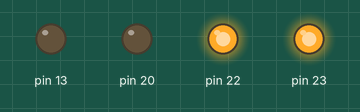
Bench run of a sketch on a simulated Arduino Mega 2560, built with avr-gcc and run on an emulated ATmega2560. Shown: output pins drawn as LEDs (lit = HIGH).

Above: at 0.3 s.
At 2.2 s:
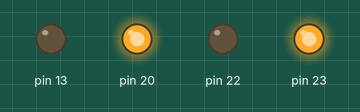
Timing chart, 0 to 3.0 s (numbered marks = the images above):
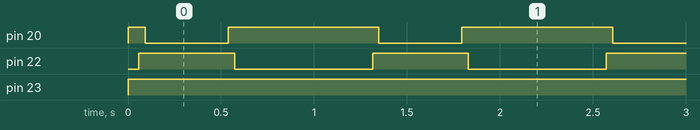

Measured:
- by itself, pin 20: repeats every 1.3 s: LOW 0.45 s, HIGH 0.81 s
- by itself, pin 22: alternates HIGH for 0.52 s and LOW for 0.74 s
- by itself, pin 23: LOW → HIGH at 0.00 s

The sketch:

sketch_oct08a.ino
```cpp
#define THRESH 1500
#define SHORTPULSE 10

#define COLORCOUNT 10
int colors[COLORCOUNT * 3] = {255,255,255 ,0,255,0, 255,20,0, 230,255,20 ,200,0,255, 100,200,255, 0,200,255, 0,255,10, 0,0,0, 255,100,50};

int topColorSel = 5;
int botColorSel = 4;
int cycleSel = 20;

double pulse = 1;

void setup() {
  pinMode(23, OUTPUT);
  pinMode(22, OUTPUT);
  pinMode(20, OUTPUT);
  pinMode(13, OUTPUT);

}

void loop() {


  long time = millis();


      digitalWrite(13,false);


  pulse = cycleSel * SHORTPULSE;


  double val = (sin(time/pulse)+1.0l)/2.0l;

  int r = val*colors[topColorSel*3] + (1.0l-val)*colors[botColorSel*3];
    int g = val*colors[topColorSel*3+1] + (1.0l-val)*colors[botColorSel*3+1];
      int b = val*colors[topColorSel*3+2] + (1.0l-val)*colors[botColorSel*3+2];

   setColor (r,g,b);
}

void setColor (uint8_t r, uint8_t g, uint8_t b){
  analogWrite(20,r);
  analogWrite(22,g);
  analogWrite(23,b);
}
```
